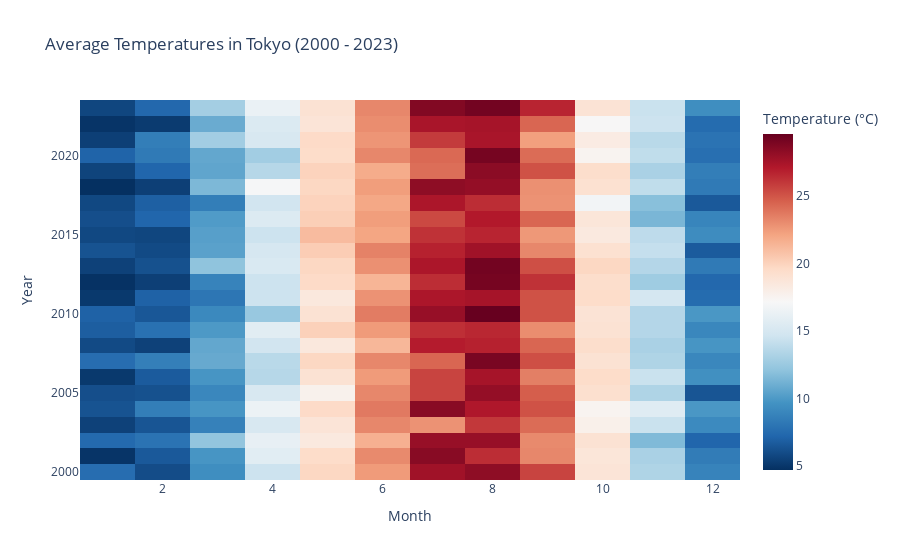

Notebook source saved alongside this figure:
### Code cell
heatmap_data = df.pivot(index="year", columns="month", values="daily-avg-temperature")

fig = go.Figure(data=go.Heatmap(
        z=heatmap_data.values,
        x=heatmap_data.columns,
        y=heatmap_data.index,
        colorscale="RdBu_r",
        colorbar=dict(title="Temperature (°C)"),
    ))

fig.update_layout(
    title="Average Temperatures in Tokyo (2000 - 2023)",
    xaxis=dict(title="Month"),
    yaxis=dict(title="Year"),
)

fig.show()

### Figure 1 — Plotly figure (JSON) as saved in the notebook; plotly's stock layout.template omitted (floating-point values rounded to 4 significant figures; data arrays with more than 128 entries replaced by an {"elided": "..."} marker saying what was removed)
{"data": [{"colorbar": {"title": {"text": "Temperature (°C)"}}, "colorscale": [[0, "rgb(5,48,97)"], [0.1, "rgb(33,102,172)"], [0.2, "rgb(67,147,195)"], [0.3, "rgb(146,197,222)"], [0.4, "rgb(209,229,240)"], [0.5, "rgb(247,247,247)"], [0.6, "rgb(253,219,199)"], [0.7, "rgb(244,165,130)"], [0.8, "rgb(214,96,77)"], [0.9, "rgb(178,24,43)"], [1, "rgb(103,0,31)"]], "type": "heatmap", "x": [1, 2, 3, 4, 5, 6, 7, 8, 9, 10, 11, 12], "y": [2000, 2001, 2002, 2003, 2004, 2005, 2006, 2007, 2008, 2009, 2010, 2011, 2012, 2013, 2014, 2015, 2016, 2017, 2018, 2019, 2020, 2021, 2022, 2023], "z": {"elided": "24x12 float values"}}], "layout": {"title": {"text": "Average Temperatures in Tokyo (2000 - 2023)"}, "xaxis": {"title": {"text": "Month"}}, "yaxis": {"title": {"text": "Year"}}}}
